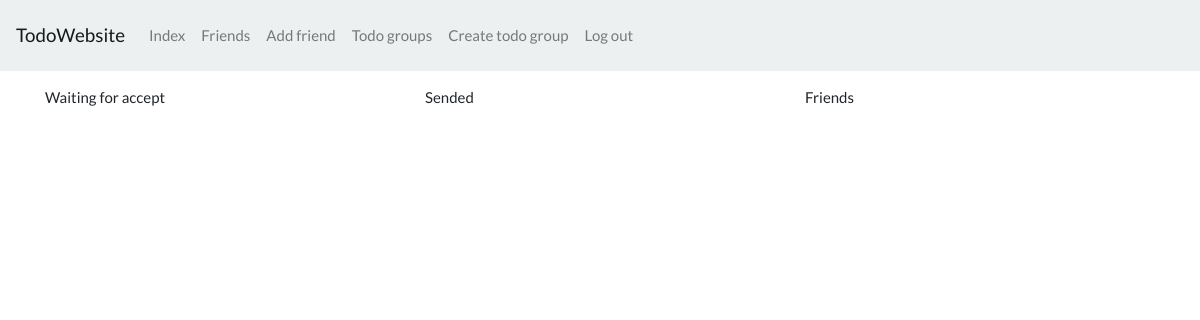
The page /home/friends/ (signed in) on the database as committed earlier.
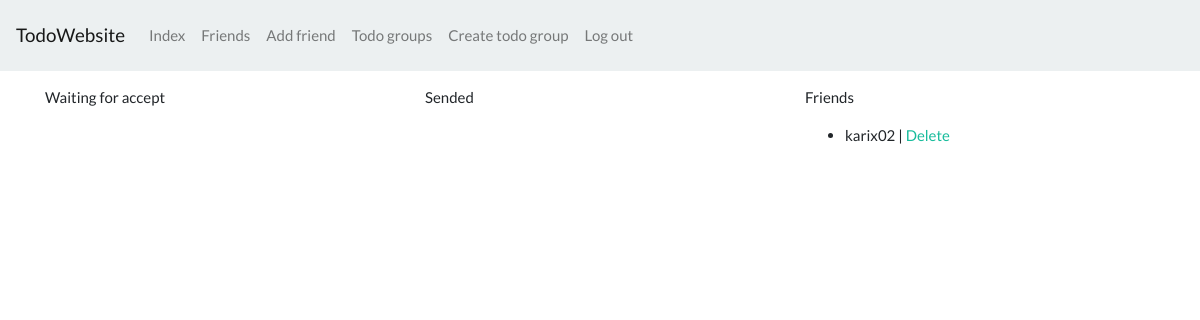
The same page on the database as committed later.
### friends/models.py (models this page shows, shortened)
class FriendRequest(models.Model):
    sender = models.ForeignKey(User, on_delete=models.CASCADE, related_name='friends_request_sender')
    receiver = models.ForeignKey(User, on_delete=models.CASCADE, related_name='friends_request_receibver')
    sended = models.DateField(auto_now_add=True)
    accepted = models.BooleanField(default=False)
    class Meta:
        ordering = ('sended',)

### userauth/models.py (models this page shows, shortened)
class User(UserBase):
    profile_image = models.ImageField(upload_to=get_profile_image_path, blank=True, null=True)
    friends = models.ManyToManyField('self', blank=True)

### friends/views.py (the view)
# urls.py: path('', index, name='index'),
@login_required
def index(request):
    waiting_for_accept = FriendRequest.objects.filter(receiver=request.user).filter(accepted=False)
    sended = FriendRequest.objects.filter(sender=request.user).filter(accepted=False)
    friends = FriendRequest.objects.filter(
        Q(receiver=request.user) |
        Q(sender=request.user)
    ).filter(accepted=True)
    return render(request, 'friends/list.html', {
        'waiting_for_accept': waiting_for_accept,
        'sended': sended,
        'friends': friends,
    })

### templates/friends/list.html (shortened to what this page needs)
{% extends 'base.html' %}
{% block container %}
    <div class="row">
        <div class="col-12 col-md-4">
            <p>Waiting for accept</p>
        </div>
        <div class="col-12 col-md-4">
            <p>Sended</p>
        </div>
        <div class="col-12 col-md-4">
            <p>Friends</p>
            <ul>
                {% for req in friends %}
                    {% if request.user.id == req.sender.id %}
                        <li>{{ req.receiver.username }} | <a href="{% url 'friends:delete' id=req.id %}">Delete</a></li>
                    {% else %}
                        <li>{{ req.sender.username }} | <a href="{% url 'friends:delete' id=req.id %}">Delete</a></li>
                    {% endif %}
                {% endfor %}
            </ul>
        </div>
    </div>
{% endblock %}

Rows that differ between the two databases and show on the page:
added FriendRequest: receiver.username "karix02"
